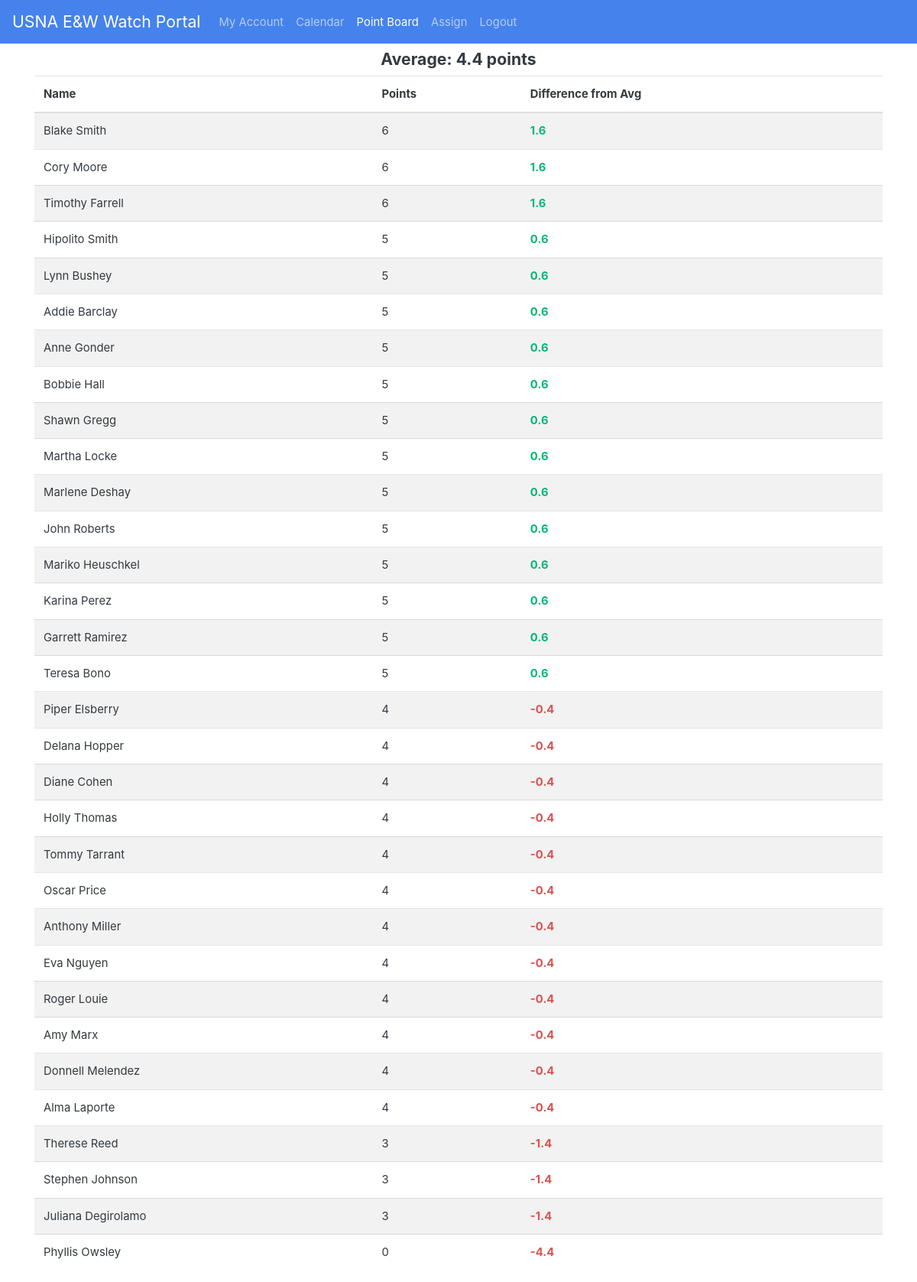
The page /points (signed in) on the database its author committed.
### app.py (models this page shows, shortened)
class User(UserMixin, db.Model):
    __tablename__ = 'Users'
    id = db.Column(db.Integer, primary_key=True)
    active = db.Column(db.Boolean, default=True)
    first = db.Column(db.String(128))
    last = db.Column(db.String(128))
    email = db.Column(db.String(64), index=True, unique=True)
    password_hash = db.Column(db.String(128))
    created = db.Column(db.DateTime, index=False,
                        unique=False, default=date.today())
    phone = db.Column(db.Integer)
    qualified = db.Column(db.Boolean, index=True, unique=False, default=False)
    data = db.Column(db.String(32768), index=False, unique=False)
    points = db.Column(db.Integer, index=True, unique=False, default=0)
    department = db.Column(db.String(128))
    def __repr__(self):
        return f"{self.first} {self.last}"

### app.py (the view)
@app.route('/points', methods=["GET"])
@login_required
def points():
    users = User.query.all()
    average =0
    for u in users:
        average+=u.points
    average = average/len(users)
    users.sort(reverse=True,key=lambda x: x.points)
    return render_template('points.html', users=users,average=average)

### app.py (called while the page is built)
@login.user_loader
def load_user(id=1):
    return User.query.get(int(id))

### templates/points.html (shortened to what this page needs)
{%extends "base.html"%}
{%block content%}
<div class="container">
    <h5 class="text-center">Average: {{average|round(1)}} points</h5>
    <table class="table table-striped table-hover">
        <thead>
            <tr>
                <th scope="col">Name</th>
                <th scope="col">Points</th>
                <th scope="col">Difference from Avg</th>
            </tr>
        </thead>
        <tbody>
            {%for u in users%}
            <tr>
                <td>{{u}}</td>
                <td>{{u.points}}</td>
                <td class='average'><strong>{{(u.points-average)|round(1)}}</strong></td>
            </tr>
            {%endfor%}
        </tbody>
    </table>
</div>
{%endblock%}

### templates/base.html (shortened to what this page needs)
<!DOCTYPE html>
<html lang="en">
<head>
    <link rel="stylesheet" href="/static/bootstrap.min.css">
    <link rel="stylesheet" href="/static/style.css">
</head>
<body>
    <nav class="navbar navbar-expand-md navbar-dark bg-primary">
        <a class="navbar-brand" href="/">USNA E&W Watch Portal</a>
        <div class="collapse navbar-collapse" id="navbarNav">
            <ul class="navbar-nav">
                <li class="nav-item {%if request.path == '/profile'%}active{%endif%}"">
                    <a class=" nav-link" href="/profile">My Account</a>
                </li>
                <li class="nav-item {%if request.path == '/jets'%}active{%endif%}"">
                    <a class=" nav-link" href="/calendar">Calendar</a>
                </li>
                <li class="nav-item {%if request.path == '/points'%}active{%endif%}"">
                    <a class=" nav-link" href="/points">Point Board</a>
                </li>
                <li class="nav-item {%if request.path == '/assign'%}active{%endif%}"">
                    <a class=" nav-link" href="/assign">Assign</a>
                </li>
                {%if current_user.is_anonymous%}
                <li class="nav-item {%if request.path == '/logout'%}active{%endif%}"">
                    <a class=" nav-link" href="/login">Login</a>
                </li>
                {%else%}
                <li class="nav-item {%if request.path == '/logout'%}active{%endif%}"">
                    <a class=" nav-link" href="/logout">Logout</a>
                </li>
                {%endif%}
            </ul>
        </div>
    </nav>
    <div class="mt-2 container-fluid">
        {% block content %}
        {% endblock %}
    </div>
</body>
</html>

### rows shown on the page
User: first+last "Blake Smith", points "6", (u.points-average)|round(1) "1.6"
User: first+last "Cory Moore", points "6", (u.points-average)|round(1) "1.6"
User: first+last "Timothy Farrell", points "6", (u.points-average)|round(1) "1.6"
User: first+last "Hipolito Smith", points "5", (u.points-average)|round(1) "0.6"
User: first+last "Lynn Bushey", points "5", (u.points-average)|round(1) "0.6"
User: first+last "Addie Barclay", points "5", (u.points-average)|round(1) "0.6"
User: first+last "Anne Gonder", points "5", (u.points-average)|round(1) "0.6"
User: first+last "Bobbie Hall", points "5", (u.points-average)|round(1) "0.6"
User: first+last "Shawn Gregg", points "5", (u.points-average)|round(1) "0.6"
User: first+last "Martha Locke", points "5", (u.points-average)|round(1) "0.6"
User: first+last "Marlene Deshay", points "5", (u.points-average)|round(1) "0.6"
User: first+last "John Roberts", points "5", (u.points-average)|round(1) "0.6"
User: first+last "Mariko Heuschkel", points "5", (u.points-average)|round(1) "0.6"
User: first+last "Karina Perez", points "5", (u.points-average)|round(1) "0.6"
User: first+last "Garrett Ramirez", points "5", (u.points-average)|round(1) "0.6"
User: first+last "Teresa Bono", points "5", (u.points-average)|round(1) "0.6"
User: first+last "Piper Elsberry", points "4", (u.points-average)|round(1) "-0.4"
User: first+last "Delana Hopper", points "4", (u.points-average)|round(1) "-0.4"
User: first+last "Diane Cohen", points "4", (u.points-average)|round(1) "-0.4"
User: first+last "Holly Thomas", points "4", (u.points-average)|round(1) "-0.4"
User: first+last "Tommy Tarrant", points "4", (u.points-average)|round(1) "-0.4"
User: first+last "Oscar Price", points "4", (u.points-average)|round(1) "-0.4"
User: first+last "Anthony Miller", points "4", (u.points-average)|round(1) "-0.4"
User: first+last "Eva Nguyen", points "4", (u.points-average)|round(1) "-0.4"
User: first+last "Roger Louie", points "4", (u.points-average)|round(1) "-0.4"
User: first+last "Amy Marx", points "4", (u.points-average)|round(1) "-0.4"
User: first+last "Donnell Melendez", points "4", (u.points-average)|round(1) "-0.4"
User: first+last "Alma Laporte", points "4", (u.points-average)|round(1) "-0.4"
User: first+last "Therese Reed", points "3", (u.points-average)|round(1) "-1.4"
User: first+last "Stephen Johnson", points "3", (u.points-average)|round(1) "-1.4"
User: first+last "Juliana Degirolamo", points "3", (u.points-average)|round(1) "-1.4"
User: first+last "Phyllis Owsley", points "0", (u.points-average)|round(1) "-4.4"

### other values the page prints
{{ average|round(1) }} "4.4"
